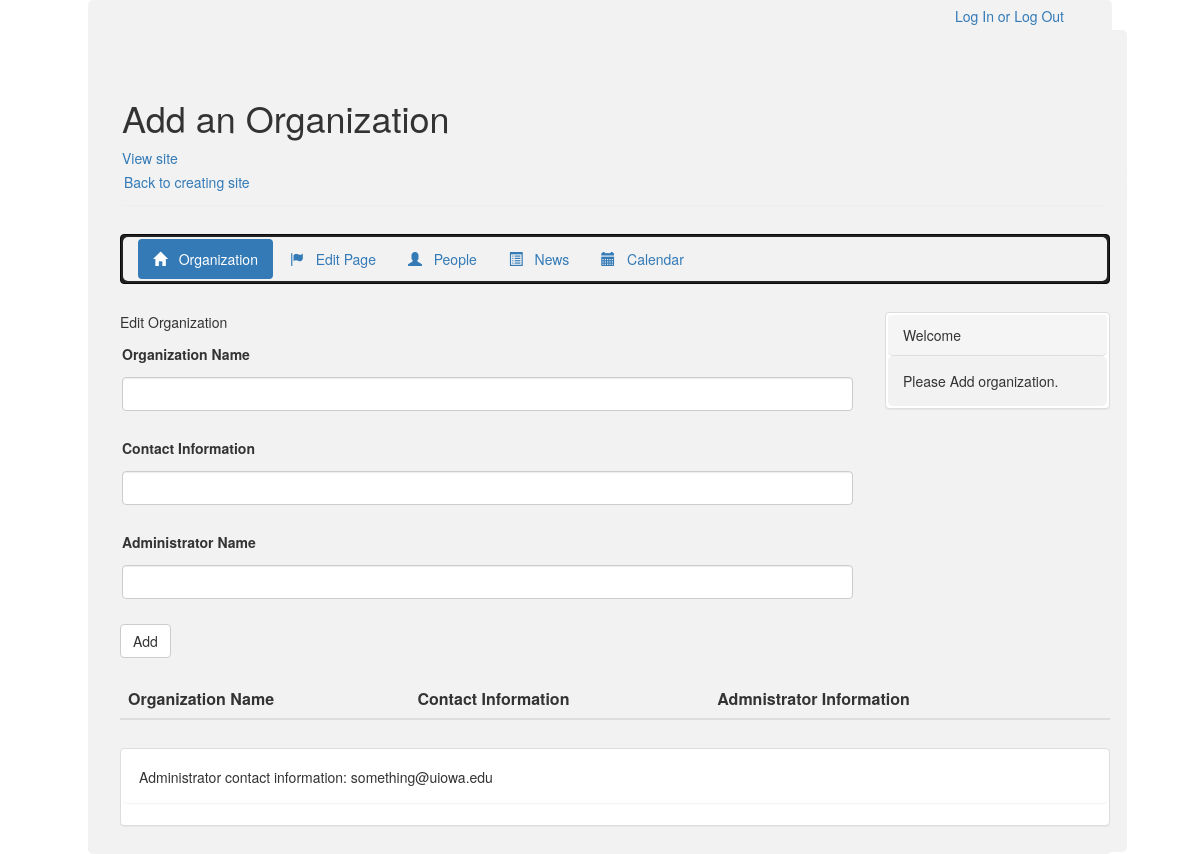
/about.php, run on an earlier commit of the app's database.
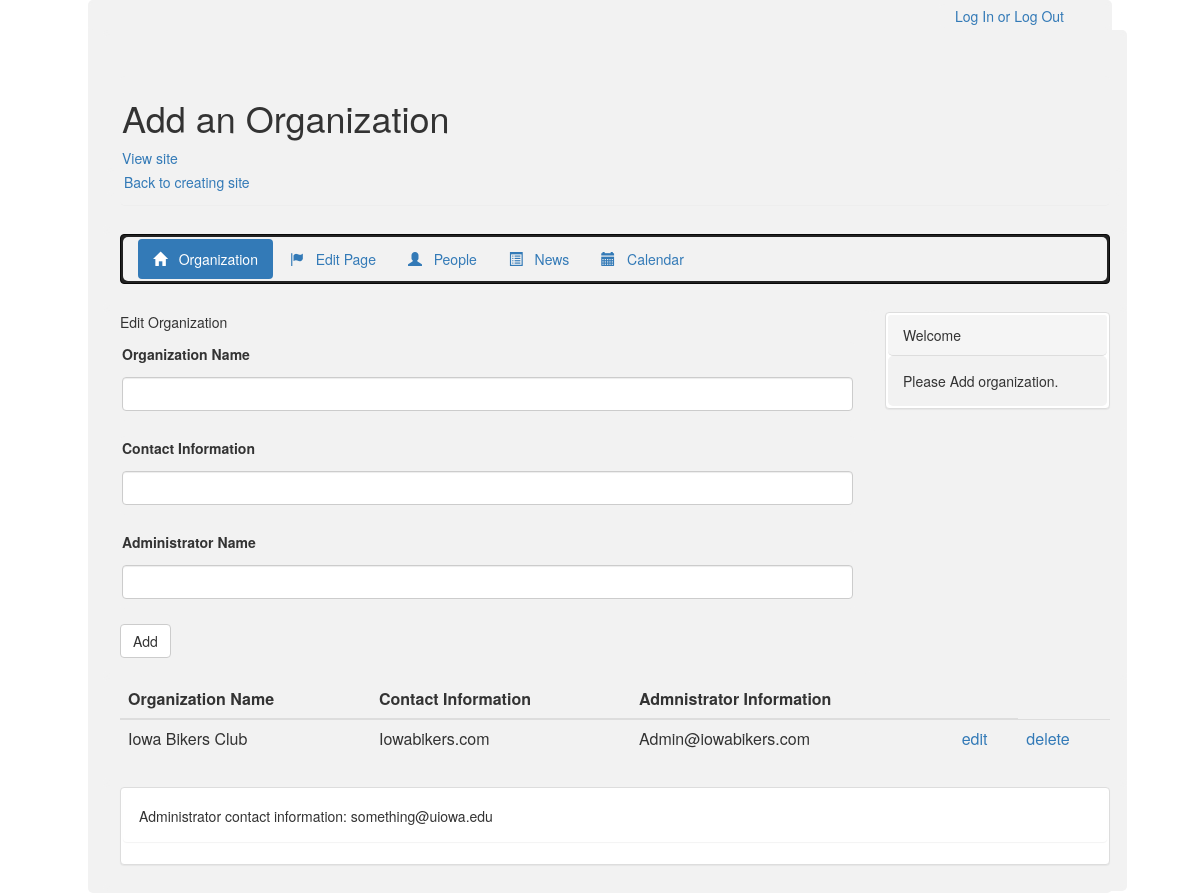
And on a later commit of the database.
### tables this page shows
CREATE TABLE organization(
    id INT NOT NULL AUTO_INCREMENT,
    orgName VARCHAR(32) NOT NULL,
    contactInfo VARCHAR(32) NOT NULL,
    adMininfo VARCHAR(32) NOT NULL,
    PRIMARY KEY(id)
);

### dbutils.php (called while the page is built, shortened)
<?php
function queryDB($query, $db) {
  $result = mysqli_query($db, $query);
  return ($result);
}
function nextTuple($result) {
  return (mysqli_fetch_assoc($result));
}
?>

### about.php (the view, shortened to what this page needs)
<?php
    include_once('config.php');
    include_once('dbutils.php');
?>
<html>
    <head>
        <link rel="stylesheet" href="http://maxcdn.bootstrapcdn.com/bootstrap/3.2.0/css/bootstrap.min.css">
        <link rel="stylesheet" href="http://maxcdn.bootstrapcdn.com/bootstrap/3.2.0/css/bootstrap.theme.min.css">
    </head>
    <body>
<div class="container" style="width: 1024px">
<div class="row">
    <div class="col-xs-10">
    </div>
    <div class="col-xs-2">
        <a href="login.php">Log In</a>
        <a>or</a>
        <a href="login.php">Log Out</a>
    </div>
</div>
        <div class="container" style="width: 1024px">
        <div class="row">
            <div class="col-xs-12">
                <div class="page-header">
                    <h1>Add an Organization</h1>
                    <a href="index.php">View site</a>
                    <div class="row">
                        <div class="col-xs-12">
                            <a href="site.php">Back to creating site</a>
                        </div>
                    </div>
                </div>
            </div>
        </div>
            <div class="row">
                <div class="col-xs-12">
                    <div class="navbar navbar-inverse">
                        <div class="container-fluid">
                        <ul class="nav nav-pills">
                            <li class="active"><a href="about.php"><span class="glyphicon glyphicon-home"></span> &nbsp; Organization</a></li>
                            <li><a href="input.php"><span class="glyphicon glyphicon-flag"></span> &nbsp; Edit Page</a></li>
                            <li><a href="people.php"><span class="glyphicon glyphicon-user"></span> &nbsp; People</a></li>
                            <li><a href="news.php"><span class="glyphicon glyphicon-list-alt"></span> &nbsp; News</a></li>
                            <li><a href="calendar.php"><span class="glyphicon glyphicon-calendar"></span> &nbsp; Calendar</a></li>
                        </ul>
                        </div>
                    </div>
                </div>
            </div>
            <div class="row">
                <div class="col-sm-9 col-xs-12">
                    <p>Edit Organization</p>
                    <form action="about.php" method="post">
                        <div class="form-group">
                            <label for="title">Organization Name</label>
                            <input type="text" class="form-control" name="title"/>
                        </div>
                        <div class="form-group">
                            <label for="artice">Contact Information</label>
                            <input type="text" class="form-control" name="article"/>
                        </div>
                        <div class="form-group">
                            <label for="link">Administrator Name</label>
                            <input type="text" class="form-control" name="link"/>
                        </div>
                        <button type="submit" class="btn btn-default" name="submit">Add</button>
                    </form>
                </div>
                <div class="col-sm-3 col-xs-12">
                    <div class="panel panel-default">
                        <div class="panel-heading">
                        Welcome
                        </div>
                        <div class="panel-body">
                            Please Add organization.
                        </div>
                    </div>
                </div>
            </div>
<div class="row">
    <div class="col-xs-12">
<table class="table table-hover">
    <thead>
        <tr>
            <th>Organization Name</th>
            <th>Contact Information</th>
            <th>Admnistrator Information</th>
            <th> </th>
        </tr>
    </thead>
    <tbody>
<?php
    if (!$db) {
        $db = connectDB($dbHost, $dbUser, $dbPassword, $dbName);
    }
    $query="SELECT * FROM organization ORDER BY orgName;";
    $result = queryDB($query, $db);
    while($row = nextTuple($result)) {
        echo "\n <tr>";
        echo "<td>" . $row['orgName'] . "</td>";
        echo "<td>" . $row['contactInfo'] . "</td>";
        echo "<td>" . $row['adMininfo'] . "</td>";
        echo "<td><a href='editorg.php?id=" . $row['id'] . "'>edit</a></td>";
        echo "<td><a href='deleteorg.php?id=" . $row['id'] . "'>delete</a></td>";
        echo "</tr>";
    }
?>
    </tbody>
</table>
    </div>
</div>
            <div class="row">
                <div class="col-xs-12">
                    <div class="panel panel-default">
                        <div class="panel panel-body">
                            Administrator contact information: something@uiowa.edu
                        </div>
                    </div>
                </div>
            </div>
        </div>
    </body>
</html>

What changed in the data, as far as the page shows it:
added organization: orgName "Iowa Bikers Club", contactInfo "Iowabikers.com", adMininfo "Admin@iowabikers.com"
